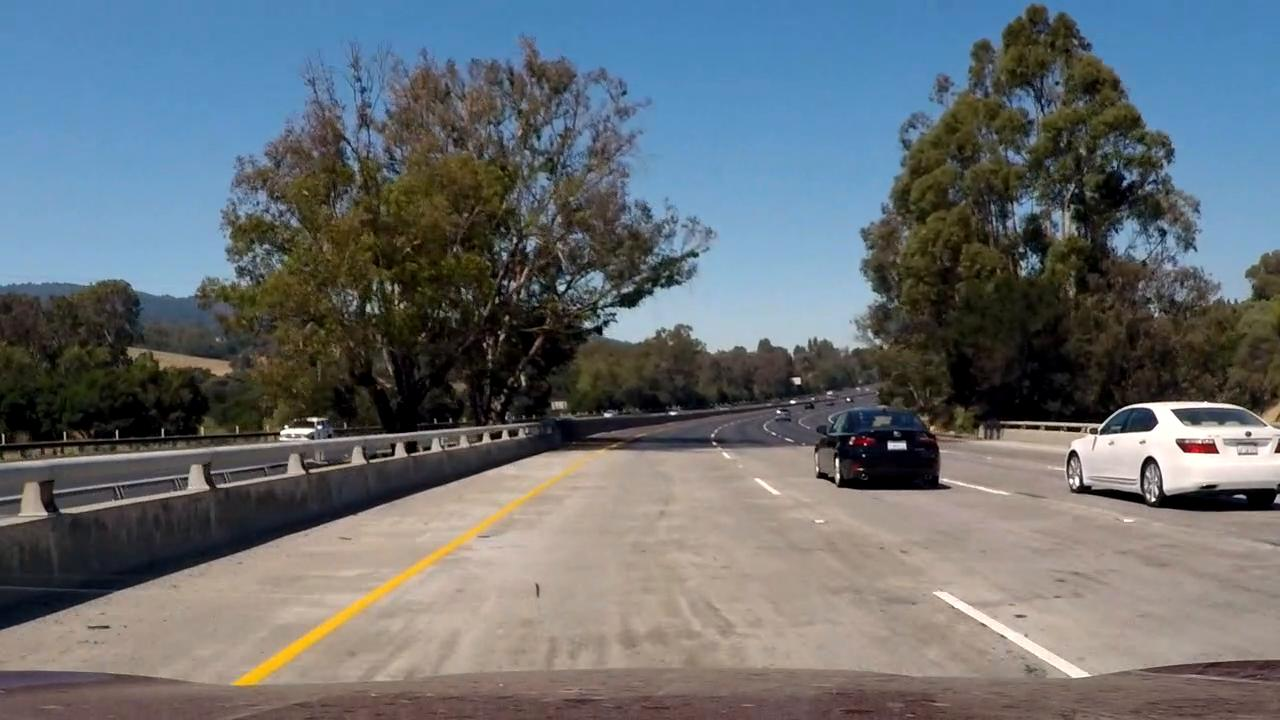
#> input picture six_live_frames/frame1.jpg, 1280 x 720 px, given in place of test4.jpg, which was not available
$ jupyter execute --allow-errors project.ipynb   (shell and % lines are left out)   (older library calls are emulated)   (text cells are left out)
#> lines starting #> are read from the running program, lines starting #| are printed output that depends on the picture; after the words box and inside, x2 and y2 are one past the last pixel; in counts of white or black regions, pixels touching at a corner belong together; pictures that were not available may be replaced by others from this repository, and a replacement may not be noted
[cell 1]
import os
import glob
import time
import math

from IPython.display import HTML
from PIL import Image
from moviepy.editor import VideoFileClip
from scipy.ndimage.measurements import label
from skimage.feature import hog
from sklearn.ensemble import RandomForestClassifier
from sklearn.metrics import accuracy_score
from sklearn.metrics import roc_auc_score
from sklearn.model_selection import train_test_split
from sklearn.preprocessing import StandardScaler
from sklearn.svm import LinearSVC
from sklearn.utils import shuffle
import cv2
import matplotlib.gridspec as gridspec
import matplotlib.image as mpimg
import matplotlib.pyplot as plt
import numpy as np

[cell 2]
color_space = 'HLS'
spatial_size = (8, 8)
hist_bins = 12
orient = 8
pix_per_cell = 12
cell_per_block = 2
hog_channel = "ALL"
spatial_feat = True
hist_feat = True
hog_feat = True

[cell 3]
# Define a function to return HOG features and visualization
# [14 lines left out: function get_hog_features, not called in this run]

[cell 4]
# Define a function to compute binned color features
# [4 lines left out: function bin_spatial, not called in this run]

[cell 5]
# Define a function to compute color histogram features
# NEED TO CHANGE bins_range if reading .png files with mpimg!
# [20 lines left out: function color_hist, not called in this run]

[cell 6]
# [52 lines left out: function extract_features_from_image, not called in this run]

[cell 7]
# Define a function to extract features from a list of images
# Have this function call bin_spatial() and color_hist()
def extract_features(imgs, cspace='RGB', spatial_size=(32, 32),
                        hist_bins=32, orient=9,
                        pix_per_cell=8, cell_per_block=2, hog_channel=0,
                        spatial_feat=True, hist_feat=True, hog_feat=True):
    # Create a list to append feature vectors to
    features_all = []
    # Iterate through the list of images
    for file in imgs:
        # Read in each one by one
        image = mpimg.imread(file)
        image_rgb = np.uint8(image*255)# convert to 255
        features = extract_features_from_image(image_rgb, cspace=cspace, spatial_size=spatial_size,
                        hist_bins=hist_bins, orient=orient,
                        pix_per_cell=pix_per_cell, cell_per_block=cell_per_block, hog_channel=hog_channel,
                        spatial_feat=spatial_feat, hist_feat=hist_feat, hog_feat=hog_feat)
        features_all.append(features)

    # Return list of feature vectors
    print("features_all dimensions = ",len(features_all)," each type is = ",len(features_all[0]))
    return features_all

[cell 8]
##DATA EXPLORATION
##Load all the images
cars = []
notcars = []
cars = glob.glob ('vehicles/*/*.png',recursive=True)
notcars = glob.glob  ('non-vehicles/*/*.png',recursive=True)

[cell 9]
# Define a function to return some characteristics of the dataset
def data_look(car_list, notcar_list):
    data_dict = {}
    # Define a key in data_dict "n_cars" and store the number of car images
    data_dict["n_cars"] = len(car_list)
    # Define a key "n_notcars" and store the number of notcar images
    data_dict["n_notcars"] = len(notcar_list)
    # Read in a test image, either car or notcar
    example_img = mpimg.imread(car_list[0])
    # Define a key "image_shape" and store the test image shape 3-tuple
    data_dict["image_shape"] = example_img.shape
    # Define a key "data_type" and store the data type of the test image.
    data_dict["data_type"] = example_img.dtype
    # Return data_dict
    return data_dict

#> (a cell that did not finish here is left out)

#> (a cell that did not finish here is left out)

#> (a cell that did not finish here is left out)

#> (a cell that did not finish here is left out)

#> (a cell that did not finish here is left out)

#> (a cell that did not finish here is left out)

[cell 16]
car_features = []
notcar_features = []
i = 0
print('**Starting HOG**')

# Reduce the sample size because HOG features are slow to compute
# The quiz evaluator times out after 13s of CPU time
sample_size = 500
#cars = cars[0:sample_size]
#notcars = notcars[0:sample_size]

t=time.time()
#> (the rest of this cell did not finish here and is left out)

[cell 17]
# Use a linear SVC
svc = LinearSVC()
# Check the training time for the SVC
t=time.time()
#> (the rest of this cell did not finish here and is left out)

[cell 18]
# Tuning Classifier Parameters

# max_feature
x = [3,4,6]
# max_depth
y = [4,8,25]
# tree leaf
z = [2,4]

# grid search
#> (the rest of this cell did not finish here and is left out)

[cell 19]
# the best parameters
clf = RandomForestClassifier(n_estimators=100, max_features = 2,
                             min_samples_leaf = 4,max_depth = 25)

# Check the training time for the SVC
t=time.time()
#> (the rest of this cell did not finish here and is left out)

#> (a cell that did not finish here is left out)

#> (a cell that did not finish here is left out)

[cell 22]
# Here is your draw_boxes function from the previous exercise
def draw_boxes(img, bboxes, color=(0, 0, 255), thick=6):
    # Make a copy of the image
    imcopy = np.copy(img)
    # Iterate through the bounding boxes
    for bbox in bboxes:
        # Draw a rectangle given bbox coordinates
        cv2.rectangle(imcopy, bbox[0], bbox[1], color, thick)
    # Return the image copy with boxes drawn
    return imcopy

[cell 23]
# Define a function that takes an image,
# start and stop positions in both x and y,
# window size (x and y dimensions),
# and overlap fraction (for both x and y)
def slide_window(img, x_start_stop=[None, None], y_start_stop=[None, None],
                    xy_window=(64, 64), xy_overlap=(0.5, 0.5)):
    # If x and/or y start/stop positions not defined, set to image size
    if x_start_stop[0] == None:
        x_start_stop[0] = 0
    if x_start_stop[1] == None:
        x_start_stop[1] = img.shape[1]
    if y_start_stop[0] == None:
        y_start_stop[0] = 0
    if y_start_stop[1] == None:
        y_start_stop[1] = img.shape[0]
    # Compute the span of the region to be searched
    xspan = x_start_stop[1] - x_start_stop[0]
    yspan = y_start_stop[1] - y_start_stop[0]
    # Compute the number of pixels per step in x/y
    nx_pix_per_step = np.int(xy_window[0]*(1 - xy_overlap[0]))
    ny_pix_per_step = np.int(xy_window[1]*(1 - xy_overlap[1]))
    # Compute the number of windows in x/y
    nx_windows = np.int(xspan/nx_pix_per_step) - 1
    ny_windows = np.int(yspan/ny_pix_per_step) - 1
    # Initialize a list to append window positions to
    window_list = []
    # Loop through finding x and y window positions
    # Note: you could vectorize this step, but in practice
    # you'll be considering windows one by one with your
    # classifier, so looping makes sense
    for ys in range(ny_windows):
        for xs in range(nx_windows):
            # Calculate window position
            startx = xs*nx_pix_per_step + x_start_stop[0]
            endx = startx + xy_window[0]
            starty = ys*ny_pix_per_step + y_start_stop[0]
            endy = starty + xy_window[1]
            # Append window position to list
            window_list.append(((startx, starty), (endx, endy)))
    # Return the list of windows
    return window_list

[cell 24]
image = mpimg.imread('test_images/test4.jpg')
#> image is the input picture: shape (720, 1280, 3); mean R, G, B 103.2, 109.3, 113.6
# image_file = []
# image_file.append('test_images/test4.jpg')

# define the minimum window size
x_min =[800, 1280]
y_min =[400, 530]
xy_min = (80, 80)

# define the maxium window size
x_max =[800, 1280]
y_max =[400, 590]
xy_max = (160, 160)

# intermedian windows
n = 6 # the number of total window sizes
x = []
y = []
xy =[]
# chose the intermediate sizes by interpolation.
for i in range(n):
    x_start_stop =[int(x_min[0] + i*(x_max[0]-x_min[0])/(n-1)),
                   int(x_min[1] + i*(x_max[1]-x_min[1])/(n-1))]
    y_start_stop =[int(y_min[0] + i*(y_max[0]-y_min[0])/(n-1)),
                   int(y_min[1] + i*(y_max[1]-y_min[1])/(n-1))]
    xy_window    =[int(xy_min[0] + i*(xy_max[0]-xy_min[0])/(n-1)),
                   int(xy_min[1] + i*(xy_max[1]-xy_min[1])/(n-1))]
    x.append(x_start_stop)
    y.append(y_start_stop)
    xy.append(xy_window)
print("Sizes of all windows..")
print(x, " : ", y, " : ", xy)

[cell 25]
# visualize different window size
windows1 = slide_window(image, x_start_stop= x[0], y_start_stop = y[0],
                    xy_window= xy[0], xy_overlap=(0.80, 0.80))
#> windows1 = 217 items
windows2 = slide_window(image, x_start_stop= x[1], y_start_stop = y[1],
                    xy_window= xy[1], xy_overlap=(0.80, 0.80))
#> windows2 = 144 items
windows3 = slide_window(image, x_start_stop= x[2], y_start_stop = y[2],
                    xy_window= xy[2], xy_overlap=(0.80, 0.80))
#> windows3 = 120 items
windows4 = slide_window(image, x_start_stop= x[3], y_start_stop = y[3],
                    xy_window= xy[3], xy_overlap=(0.80, 0.80))
#> windows4 = 90 items


window_img1 = draw_boxes(image, windows1, color=(0, 0, 255), thick=6)
#> the loop in draw_boxes, `for bbox in bboxes:` made 217 passes
#> bbox on passes 1 to 3: ((800, 400), (880, 480)), ((815, 400), (895, 480)), ((830, 400), (910, 480))
#> after the loop in draw_boxes, `for bbox in bboxes:`:
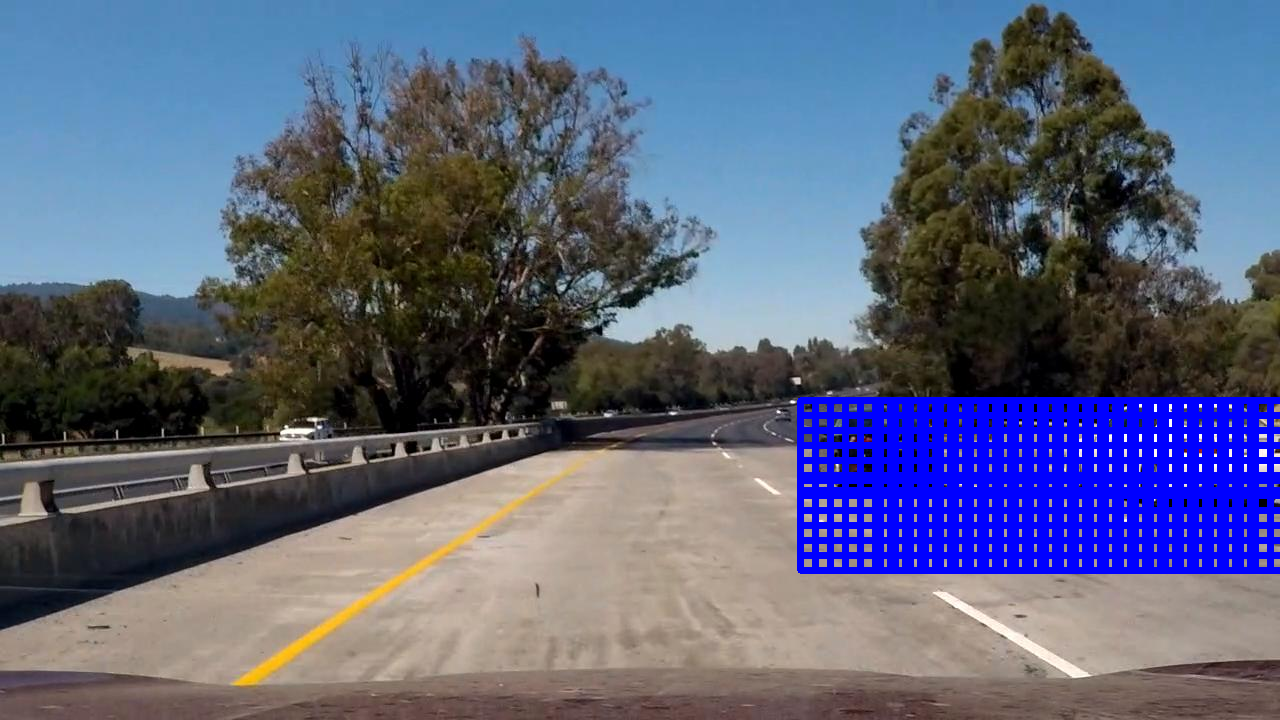
#> imcopy: shape (720, 1280, 3); 8.11% of pixels changed, all inside (x1, y1, x2, y2) = (797, 397, 1280, 574)
window_img2 = draw_boxes(image, windows2, color=(0, 0, 255), thick=6)
#> call 2 of draw_boxes, with color = (0, 0, 255), thick = 6
#> the loop in draw_boxes (call 2), `for bbox in bboxes:` made 144 passes
#> bbox on passes 1 to 12: ((800, 400), (896, 496)), ((819, 400), (915, 496)), ((838, 400), (934, 496)), ((857, 400), (953, 496)), ((876, 400), (972, 496)), ((895, 400), (991, 496)), ((914, 400), (1010, 496)), ((933, 400), (1029, 496)), ((952, 400), (1048, 496)), ((971, 400), (1067, 496)), ((990, 400), (1086, 496)), ((1009, 400), (1105, 496))
#> after the loop in draw_boxes (call 2), `for bbox in bboxes:`:
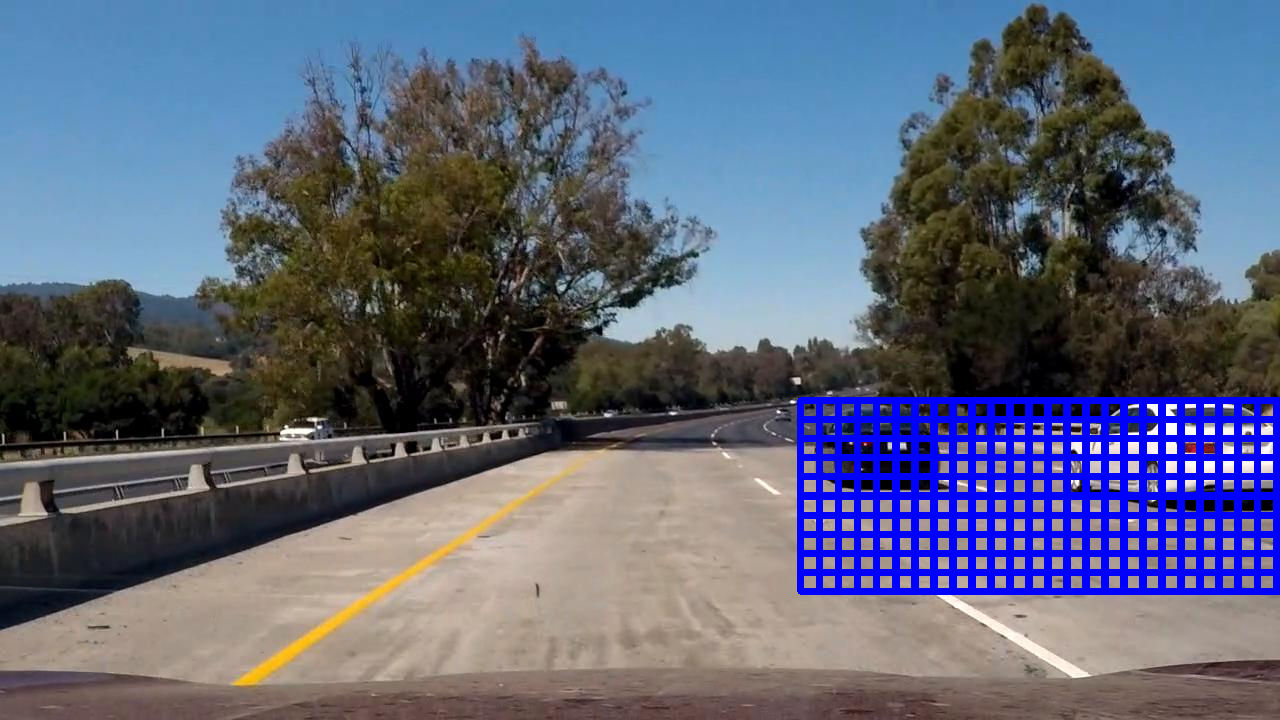
#> imcopy: shape (720, 1280, 3); 6.7% of pixels changed, all inside (x1, y1, x2, y2) = (797, 397, 1280, 595)
window_img3 = draw_boxes(image, windows3, color=(0, 0, 255), thick=6)
#> call 3 of draw_boxes, with color = (0, 0, 255), thick = 6
#> the loop in draw_boxes (call 3), `for bbox in bboxes:` made 120 passes
#> bbox on passes 1 to 12: ((800, 400), (912, 512)), ((822, 400), (934, 512)), ((844, 400), (956, 512)), ((866, 400), (978, 512)), ((888, 400), (1000, 512)), ((910, 400), (1022, 512)), ((932, 400), (1044, 512)), ((954, 400), (1066, 512)), ((976, 400), (1088, 512)), ((998, 400), (1110, 512)), ((1020, 400), (1132, 512)), ((1042, 400), (1154, 512))
#> after the loop in draw_boxes (call 3), `for bbox in bboxes:`:
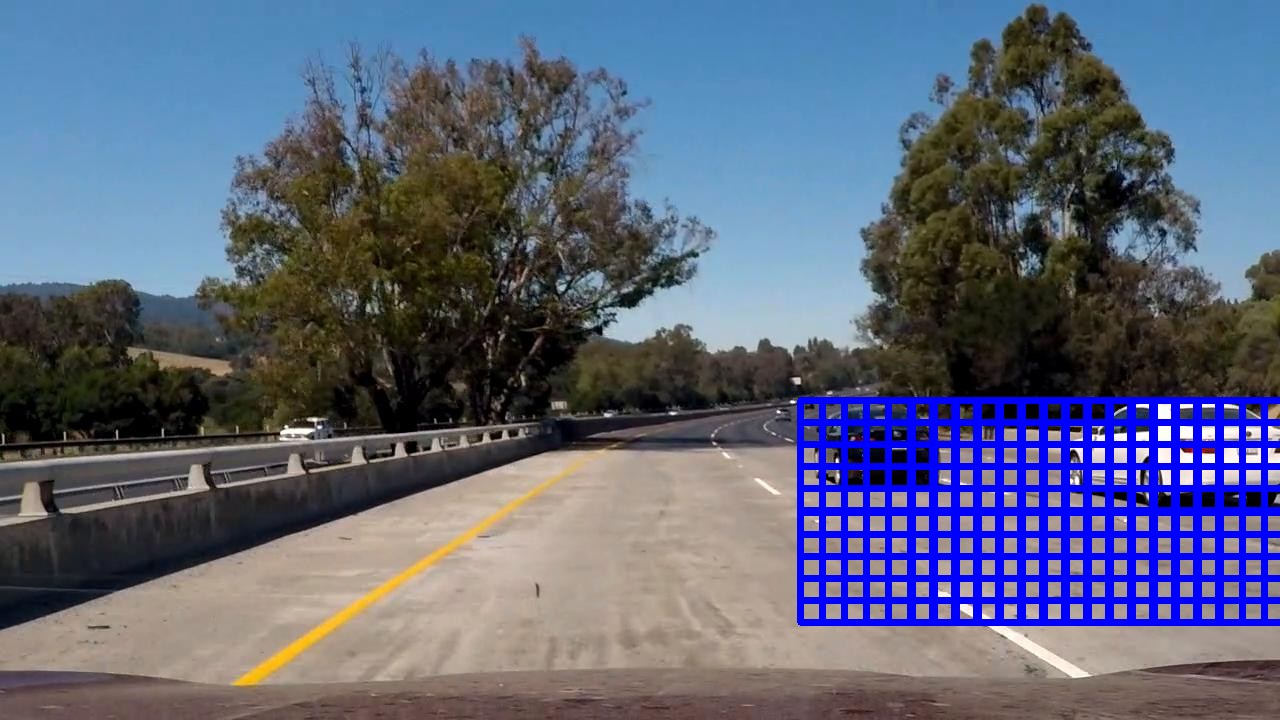
#> imcopy: shape (720, 1280, 3); 7.13% of pixels changed, all inside (x1, y1, x2, y2) = (797, 397, 1280, 626)
window_img4 = draw_boxes(image, windows4, color=(0, 0, 255), thick=6)
#> call 4 of draw_boxes, with color = (0, 0, 255), thick = 6
#> the loop in draw_boxes (call 4), `for bbox in bboxes:` made 90 passes
#> bbox on passes 1 to 12: ((800, 400), (928, 528)), ((825, 400), (953, 528)), ((850, 400), (978, 528)), ((875, 400), (1003, 528)), ((900, 400), (1028, 528)), ((925, 400), (1053, 528)), ((950, 400), (1078, 528)), ((975, 400), (1103, 528)), ((1000, 400), (1128, 528)), ((1025, 400), (1153, 528)), ((1050, 400), (1178, 528)), ((1075, 400), (1203, 528))
#> after the loop in draw_boxes (call 4), `for bbox in bboxes:`:
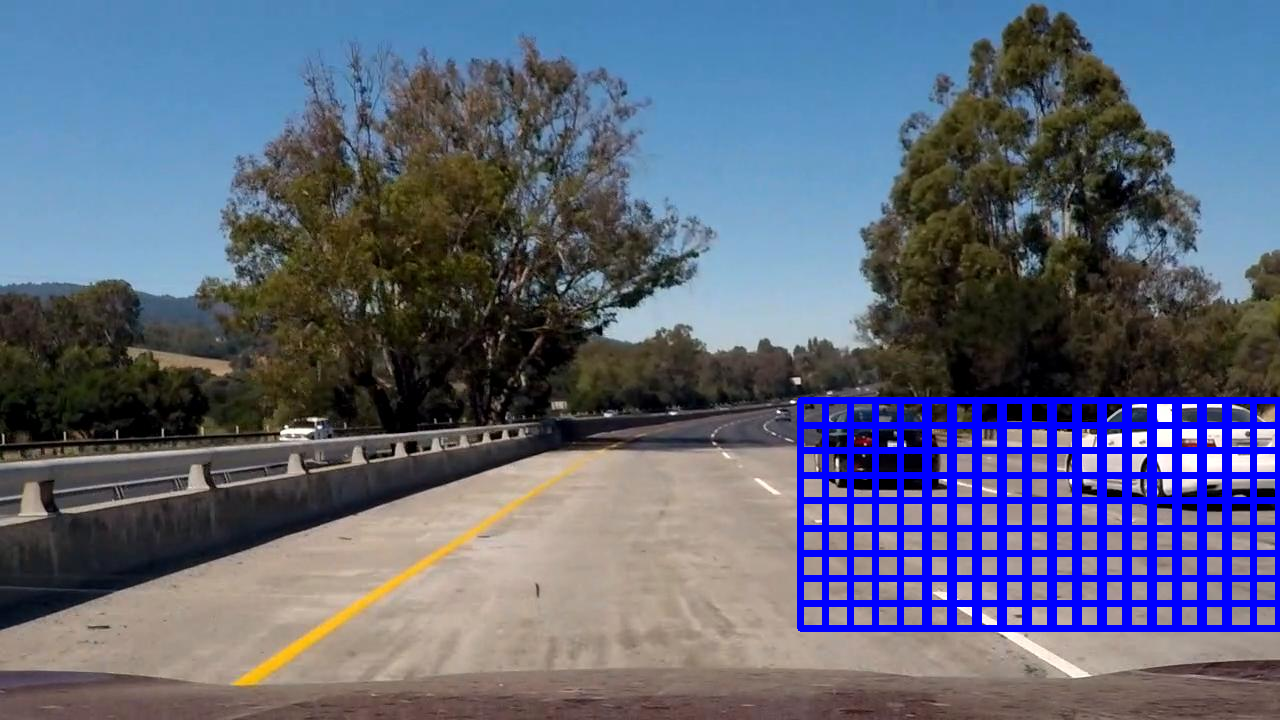
#> imcopy: shape (720, 1280, 3); 6.84% of pixels changed, all inside (x1, y1, x2, y2) = (797, 397, 1280, 632)


#> (the rest of this cell did not finish here and is left out)
